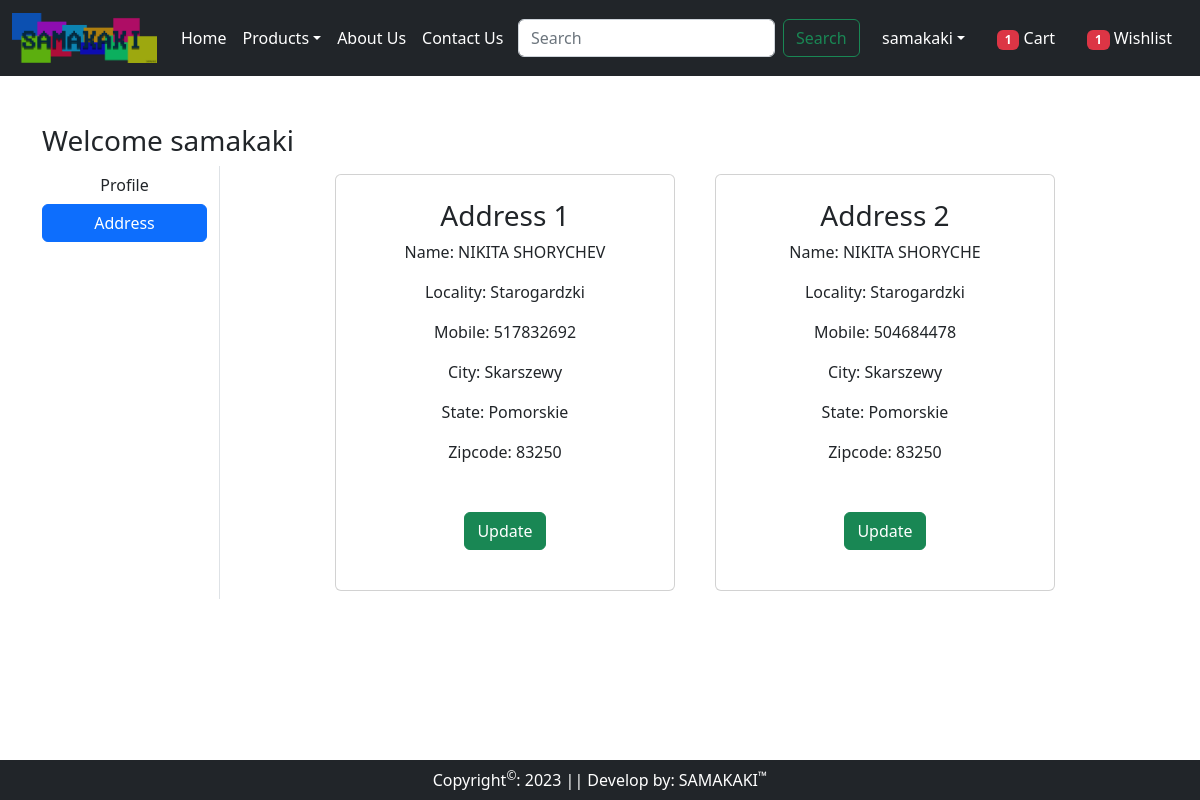
The page /address/ (signed in) on the database its author committed.
### shop/models.py (models this page shows, shortened)
class Customer(models.Model):
    user = models.ForeignKey(User, on_delete=models.CASCADE)
    name = models.CharField(max_length=200)
    locality = models.CharField(max_length=200)
    city = models.CharField(max_length=50)
    mobile = models.IntegerField(default=0)
    zipcode = models.IntegerField()
    state = models.CharField(choices=STATE_CHOISES, max_length=100)

### shop/views.py (the view)
# urls.py: path('address/', address, name='address'),
@login_required
def address(request):
    add = Customer.objects.filter(user=request.user)
    totalitem = total_items_in_cart(request)
    totalwishitem = total_items_in_wishlist(request)
    return render(request, 'shop/address.html', locals())

### shop/views.py (called while the page is built)
def total_items_in_cart(request):
    totatlitem = 0
    if request.user.is_authenticated:
        totatlitem = len(Cart.objects.filter(user=request.user))
    return totatlitem

def total_items_in_wishlist(request):
    totalwishitem = 0
    if request.user.is_authenticated:
        totalwishitem = len(Wishlist.objects.filter(user=request.user))
    return totalwishitem

### shop/templates/shop/address.html (shortened to what this page needs)
{% extends 'shop/base.html' %}
{% load static %}
    {% block main-content %}
        <div class="container my-5">
            <div class="row">
                <h3>Welcome {{ request.user.username }}</h3>
                <div class="col-sm-2 border-end">
                    <ul class="list-unstyled">
                        <li class="d-grid"><a href="{% url 'profile' %}" class="btn">Profile</a></li>
                        <li class="d-grid"><a href="{% url 'address' %}" class="btn btn-primary">Address</a></li>
                    </ul>
                </div>
                <div class="col-sm-8 offset-sm-1">
                    <div class="row">
                        {% for item in add %}
                            <div class="col-sm-6">
                                <div class="card m-2">
                                    <div class="crad-body py-4 mx-auto">
                                        <h3 class="text-center">Address {{forloop.counter}}</h3>
                                        <p class="text-center">Name: {{ item.name }}</p>
                                        <p class="text-center">Locality: {{ item.locality }}</p>
                                        <p class="text-center">Mobile: {{ item.mobile }}</p>
                                        <p class="text-center">City: {{ item.city }}</p>
                                        <p class="text-center">State: {{ item.state }}</p>
                                        <p class="text-center">Zipcode: {{ item.zipcode }}</p>
                                        <p class="text-center mt-5"><a href="{% url 'update_address' pk=item.id %}" type="button" class="btn btn-success">Update</a></p>
                                    </div>
                                </div>
                            </div>
                        {% endfor %}
                    </div>
                </div>
            </div>
        </div>
    {% endblock %}

### shop/templates/shop/base.html (shortened to what this page needs)
<!DOCTYPE html>
{% load static %}
<html lang="pl">
<head>
    <link rel="stylesheet" href="https://cdn.jsdelivr.net/npm/bootstrap@5.2.3/dist/css/bootstrap.min.css">
    <link rel="stylesheet" href="{% static 'shop/css/owl.carousel.min.css' %}">
    <link rel="stylesheet" href="{% static 'shop/css/all.min.css' %}">
    <link rel="stylesheet" href="{% static 'shop/css/style.css' %}">
</head>
<body>
    <nav class="navbar navbar-expand-lg navbar-dark bg-dark">
        <div class="container-fluid">
            <a class="navbar-brand" href="{% url 'home' %}">
                <img src="{% static 'shop/images/logo.png' %}" alt="SAMAKAKI - logo" width="auto" height="50">
            </a>
            <div class="collapse navbar-collapse" id="navbarSupportedContent">
                <ul class="navbar-nav me-auto mb-2 mb-lg-0">
                    <li class="nav-item">
                        <a class="nav-link active" aria-current="page" href="{% url 'home' %}">Home</a>
                    </li>
                    {% if request.user.is_authenticated %}
                        <li class="nav-item dropdown">
                            <a class="nav-link dropdown-toggle text-white" href="#" role="button" data-bs-toggle="dropdown" aria-expanded="false">Products</a>
                        </li>
                    {% endif %}
                    <li class="nav-item">
                        <a class="nav-link text-white" href="{% url 'about' %}">About Us</a>
                    </li>
                    <li class="nav-item">
                        <a class="nav-link text-white" href="{% url 'contact' %}">Contact Us</a>
                    </li>
                </ul>
                {% if request.user.is_authenticated %}
                    <form class="d-flex" role="search" action="{% url 'search' %}">
                        <input class="form-control me-2" type="search" placeholder="Search" name="search" aria-label="Search">
                        <button class="btn btn-outline-success" type="submit">Search</button>
                    </form>
                {% endif %}
                <ul class="navbar-nav ms-auto mb-2 mb-lg-0">
                    {% if request.user.is_authenticated %}
                        <li class="nav-item dropdown mx-2">
                            <a href="#" class="nav-link dropdown-toggle text-white" id="profileDropdown" role="button" data-bs-toggle="dropdown" aria-expanded="false">{{ request.user.username }}</a>
                        </li>
                        <li class="nav-item mx-2">
                            <a href="{% url 'show_cart' %}" class="nav-link text-white"><span class="badge bg-danger">{% if totalitem > 0 %}{{ totalitem }}{% endif %}</span> Cart</a>
                        </li>
                        <li class="nav-item mx-2">
                            <a href="{% url 'show_wishlist' %}" class="nav-link text-white"><span class="badge bg-danger">{% if totalwishitem > 0 %}{{ totalwishitem }}{% endif %}</span> Wishlist</a>
                        </li>
                    {% endif %}
                </ul>
            </div>
        </div>
    </nav>
    {% block main-content %}{% endblock %}
    <footer class="container-fluid bg-dark text-center p-2 mt-5 text-white fixed-bottom">
        Copyright<sup>&copy;</sup>: 2023 || Develop by: SAMAKAKI<sup>&trade;</sup>
    </footer>
</body>
</html>

### rows shown on the page
Customer: name "NIKITA SHORYCHEV", locality "Starogardzki", mobile "517832692", city "Skarszewy", state "Pomorskie", zipcode "83250"
Customer: name "NIKITA SHORYCHE", locality "Starogardzki", mobile "504684478", city "Skarszewy", state "Pomorskie", zipcode "83250"

### other values the page prints
{{ request.user.username }} "samakaki"
{{ totalitem }} "1"
{{ totalwishitem }} "1"
